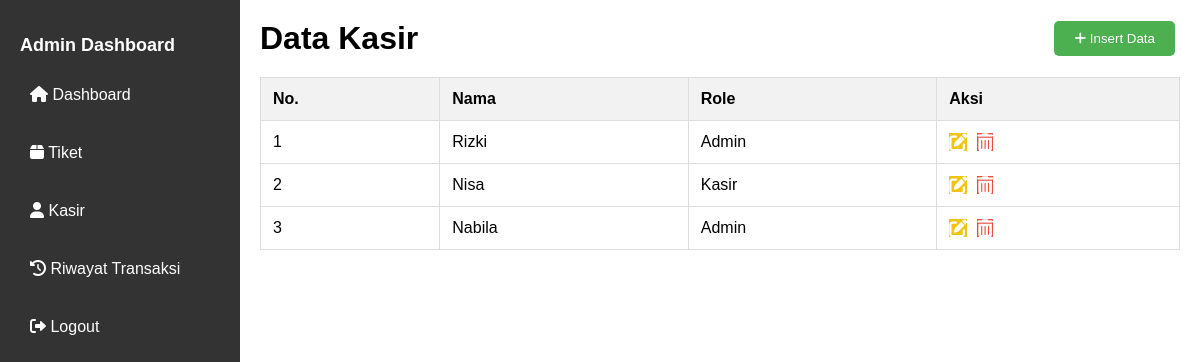
Screenshot of /pages/kasir.php with the database file from the repository.
### tables this page shows
CREATE TABLE `pegawai` (
  `id_pegawai` int(11) NOT NULL,
  `role` int(11) DEFAULT NULL,
  `nama` varchar(100) DEFAULT NULL,
  `password` varchar(100) NOT NULL
);

### pages/kasir.php (the view, shortened to what this page needs)
<?php
require '../config.php';
$stmt = $pdo->query('SELECT * FROM pegawai');
$pegawais = $stmt->fetchAll();
?>
<!DOCTYPE html>
<html lang="en">
<head>
    <link rel="stylesheet" href="../css/styles.css">
    <link rel="stylesheet" href="https://cdnjs.cloudflare.com/ajax/libs/font-awesome/6.0.0-beta3/css/all.min.css">
</head>
<body>
    <div class="container">
        <aside class="sidebar">
            <h2>Admin Dashboard</h2>
            <nav>
                <ul>
                    <li><a href="index.php"><i class="fas fa-home"></i> Dashboard</a></li>
                    <li><a href="barang.php"><i class="fas fa-box"></i> Tiket</a></li>
                    <li><a href="kasir.php"><i class="fas fa-user"></i> Kasir</a></li>
                    <li><a href="transaksi.php"><i class="fas fa-history"></i> Riwayat Transaksi</a></li>
                    <li><a href="../logout.php"><i class="fas fa-sign-out-alt"></i> Logout</a></li>
                </ul>
            </nav>
        </aside>
        <main class="main-content">
            <header>
                <h1>Data Kasir</h1>
                <button class="insert-button"><i class="fas fa-plus"></i> Insert Data</button>
            </header>
            <table>
                <thead>
                    <tr>
                        <th>No.</th>
                        <th>Nama</th>
                        <th>Role</th>
                        <th>Aksi</th>
                    </tr>
                </thead>
                <tbody>
                    <?php foreach ($pegawais as $index => $pegawai): ?>
                    <tr>
                        <td><?= $index + 1 ?></td>
                        <td><?= $pegawai['nama'] ?></td>
                        <td><?= $pegawai['role'] == 1 ? 'Admin' : 'Kasir' ?></td>
                        <td class="action-buttons">
                            <div class="edit-delete-icons">
                                <i class="fas fa-edit edit-button" onclick="openUpdatePopup(<?= $pegawai['id_pegawai'] ?>, '<?= $pegawai['nama'] ?>', '<?= $pegawai['password'] ?>', '<?= $pegawai['role'] ?>')"></i>
                                <i class="fas fa-trash-alt delete-button" onclick="deleteData(<?= $pegawai['id_pegawai'] ?>)"></i>
                            </div>
                        </td>
                    </tr>
                    <?php endforeach; ?>
                </tbody>
            </table>
        </main>
    </div>
</body>
</html>

### css/styles.css (style rules this page uses)
body { margin: 0; font-family: Arial, sans-serif; height: 100vh; overflow: hidden; display: flex; }
.container { display: flex; flex: 1; height: 100%; overflow: hidden; }
.sidebar { width: 200px; background-color: #2C3E50; color: white; padding: 20px; }
.sidebar h2 { font-size: 18px; }
.sidebar nav ul { list-style: none; padding: 0; }
.sidebar nav ul li { margin: 20px 0; }
.sidebar nav ul li a { color: white; text-decoration: none; }
.main-content { flex: 1; padding: 20px; overflow-y: auto; }
header { display: flex; justify-content: space-between; align-items: center; }
header h1 { margin: 0; }
.insert-button, .download-button { padding: 10px 20px; background-color: #3498DB; color: white; border: none; cursor: pointer; }
table { width: 100%; border-collapse: collapse; margin-top: 20px; }
table, th, td { border: 1px solid #ddd; }
th, td { padding: 12px; text-align: left; }
th { background-color: #f2f2f2; }
button { padding: 5px 10px; margin-right: 5px; border: none; cursor: pointer; }
.edit-button { background-color: #F1C40F; color: white; }
.delete-button { background-color: #E74C3C; color: white; }

### pages/kasir.php (style rules this page uses)
.sidebar { background-color: #333; color: white; padding: 20px; height: 100%; }
.sidebar h2 { margin-bottom: 20px; }
.sidebar ul { list-style-type: none; padding: 0; }
.sidebar ul li { margin-bottom: 10px; }
.sidebar ul li a { color: white; text-decoration: none; display: block; padding: 10px; border-radius: 5px; }
.container { display: flex; height: 100vh; }
.main-content { flex: 1; padding: 20px; }
.main-content header { display: flex; justify-content: space-between; align-items: center; margin-bottom: 20px; }
.main-content h1 { margin: 0; }
.insert-button { background-color: #4CAF50; color: white; border: none; padding: 10px 20px; border-radius: 5px; cursor: pointer; transition: background-color 0.3s ease; }
table { width: 100%; border-collapse: collapse; margin-bottom: 20px; }
table th, table td { padding: 12px; border: 1px solid #ddd; }
table th { background-color: #f2f2f2; text-align: left; }
.edit-delete-icons { display: flex; gap: 10px; }
.edit-delete-icons i { cursor: pointer; font-size: 18px; transition: color 0.3s ease; }

### rows the page displays
pegawai: nama "Rizki", role "Admin"
pegawai: nama "Nisa", role "Kasir"
pegawai: nama "Nabila", role "Admin"
